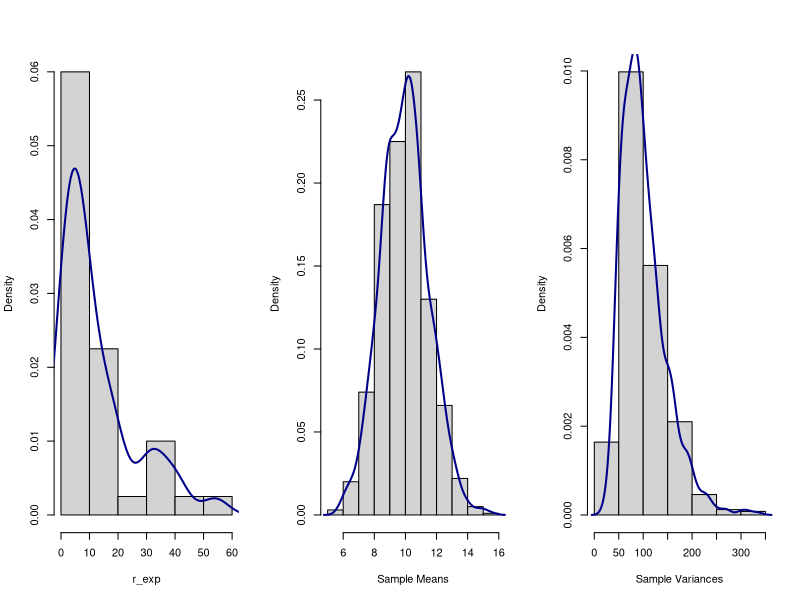

Recreate this plot in R.
# Sampling distribution of mean when sample is 
# drawing from exponential distribution 
par(mfrow=c(1,3))
#set.seed(11)
sample_means = rep(NA, 1000)
for(i in 1:1000){
  sample_means[i] = mean(rexp(40,0.1))
}

r_exp <- rexp(40,0.1)
hist(r_exp, main = "", xlab = "r_exp", prob = T)
lines(density(r_exp), col = "darkblue", lwd = 2)

hist(sample_means, main = "", xlab = "Sample Means", prob = T)
lines(density(sample_means), col = "darkblue", lwd = 2)


# Sampling distribution of variance when sample is 
# drawing from exponential distribution 
#set.seed(11)
sample_vars = rep(NA, 1000)
for(i in 1:1000){
  sample_vars[i] = var(rexp(40,0.1))
}

hist(sample_vars, main = "", xlab = "Sample Variances", prob = T)
lines(density(sample_vars), col = "darkblue", lwd = 2)
